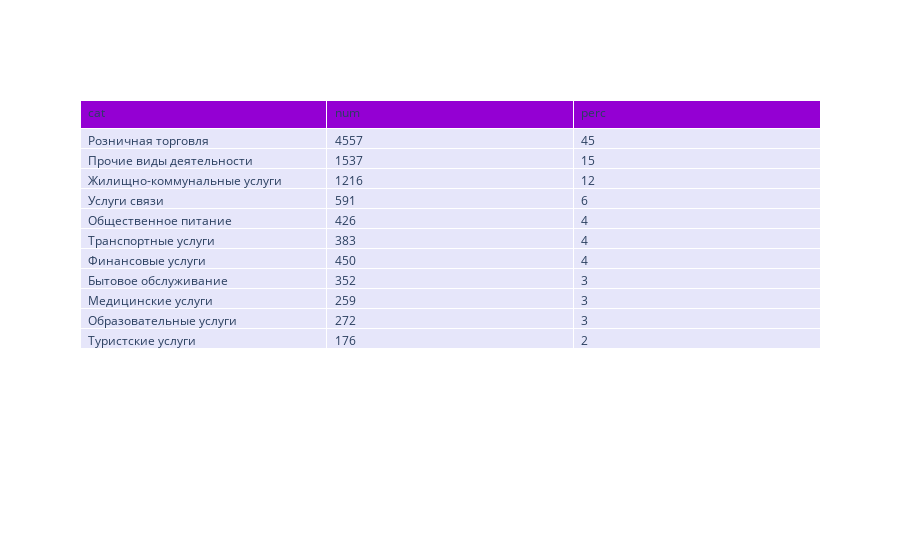

Here is the notebook cell this chart was saved with:
### Code cell
import plotly.graph_objects as go

fig = go.Figure(data=[go.Table(
    header=dict(values=list(category_data.columns),
                fill_color='darkviolet',
                align='left'),
    cells=dict(values=[category_data.cat, category_data.num, category_data.perc],
               fill_color='lavender',
               align='left'))
])

fig.show()

### Figure 1 — Plotly figure (JSON) as saved in the notebook; plotly's stock layout.template omitted (floating-point values rounded to 4 significant figures)
{"data": [{"cells": {"align": "left", "fill": {"color": "lavender"}, "values": [["Розничная торговля", "Прочие виды деятельности", "Жилищно-коммунальные услуги", "Услуги связи", "Общественное питание", "Транспортные услуги", "Финансовые услуги", "Бытовое обслуживание", "Медицинские услуги", "Образовательные услуги", "Туристские услуги"], [4557, 1537, 1216, 591, 426, 383, 450, 352, 259, 272, 176], [45, 15, 12, 6, 4, 4, 4, 3, 3, 3, 2]]}, "header": {"align": "left", "fill": {"color": "darkviolet"}, "values": ["cat", "num", "perc"]}, "type": "table"}], "layout": {}}
